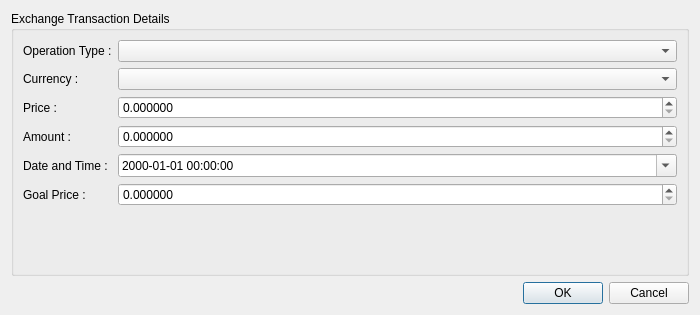
<?xml version="1.0" encoding="UTF-8"?>
<ui version="4.0">
 <class>ExchangeDialog</class>
 <widget class="QDialog" name="ExchangeDialog">
  <property name="geometry">
   <rect>
    <x>0</x>
    <y>0</y>
    <width>700</width>
    <height>315</height>
   </rect>
  </property>
  <property name="minimumSize">
   <size>
    <width>700</width>
    <height>0</height>
   </size>
  </property>
  <property name="windowTitle">
   <string>Dialog</string>
  </property>
  <layout class="QVBoxLayout" name="verticalLayout_2">
   <item>
    <widget class="QGroupBox" name="gbExchangeTransactionDetails">
     <property name="title">
      <string>Exchange Transaction Details</string>
     </property>
     <layout class="QFormLayout" name="formLayout">
      <item row="1" column="0">
       <widget class="QLabel" name="lblCurrency">
        <property name="text">
         <string>Currency :</string>
        </property>
       </widget>
      </item>
      <item row="1" column="1">
       <widget class="QComboBox" name="cbCurrency"/>
      </item>
      <item row="3" column="0">
       <widget class="QLabel" name="lblPrice">
        <property name="text">
         <string>Price :</string>
        </property>
       </widget>
      </item>
      <item row="3" column="1">
       <widget class="QDoubleSpinBox" name="dsbPrice">
        <property name="decimals">
         <number>6</number>
        </property>
        <property name="maximum">
         <double>1000000000.000000000000000</double>
        </property>
       </widget>
      </item>
      <item row="4" column="0">
       <widget class="QLabel" name="lblAmount">
        <property name="text">
         <string>Amount :</string>
        </property>
       </widget>
      </item>
      <item row="4" column="1">
       <widget class="QDoubleSpinBox" name="dsbAmount">
        <property name="decimals">
         <number>6</number>
        </property>
        <property name="maximum">
         <double>10000000.000000000000000</double>
        </property>
       </widget>
      </item>
      <item row="5" column="0">
       <widget class="QLabel" name="lblDateTime">
        <property name="text">
         <string>Date and Time :</string>
        </property>
       </widget>
      </item>
      <item row="5" column="1">
       <widget class="QDateTimeEdit" name="dteDateTime">
        <property name="maximumDate">
         <date>
          <year>2250</year>
          <month>12</month>
          <day>31</day>
         </date>
        </property>
        <property name="minimumDate">
         <date>
          <year>2000</year>
          <month>1</month>
          <day>1</day>
         </date>
        </property>
        <property name="displayFormat">
         <string>yyyy-MM-dd hh:mm:ss</string>
        </property>
        <property name="calendarPopup">
         <bool>true</bool>
        </property>
       </widget>
      </item>
      <item row="6" column="0">
       <widget class="QLabel" name="lblGoalPrice">
        <property name="text">
         <string>Goal Price :</string>
        </property>
       </widget>
      </item>
      <item row="6" column="1">
       <widget class="QDoubleSpinBox" name="dsbGoalPrice">
        <property name="decimals">
         <number>6</number>
        </property>
        <property name="maximum">
         <double>1000000000.000000000000000</double>
        </property>
       </widget>
      </item>
      <item row="0" column="0">
       <widget class="QLabel" name="lblOperationType">
        <property name="text">
         <string>Operation Type :</string>
        </property>
       </widget>
      </item>
      <item row="0" column="1">
       <widget class="QComboBox" name="cbOperationType"/>
      </item>
     </layout>
    </widget>
   </item>
   <item>
    <widget class="QDialogButtonBox" name="bbTransactionApproval">
     <property name="orientation">
      <enum>Qt::Horizontal</enum>
     </property>
     <property name="standardButtons">
      <set>QDialogButtonBox::Cancel|QDialogButtonBox::Ok</set>
     </property>
    </widget>
   </item>
   <item>
    <layout class="QVBoxLayout" name="vlStatusBar"/>
   </item>
  </layout>
 </widget>
 <tabstops>
  <tabstop>cbOperationType</tabstop>
  <tabstop>cbCurrency</tabstop>
  <tabstop>dsbPrice</tabstop>
  <tabstop>dsbAmount</tabstop>
  <tabstop>dteDateTime</tabstop>
  <tabstop>dsbGoalPrice</tabstop>
 </tabstops>
 <resources/>
 <connections>
  <connection>
   <sender>bbTransactionApproval</sender>
   <signal>accepted()</signal>
   <receiver>ExchangeDialog</receiver>
   <slot>accept()</slot>
   <hints>
    <hint type="sourcelabel">
     <x>227</x>
     <y>278</y>
    </hint>
    <hint type="destinationlabel">
     <x>157</x>
     <y>274</y>
    </hint>
   </hints>
  </connection>
  <connection>
   <sender>bbTransactionApproval</sender>
   <signal>rejected()</signal>
   <receiver>ExchangeDialog</receiver>
   <slot>reject()</slot>
   <hints>
    <hint type="sourcelabel">
     <x>295</x>
     <y>284</y>
    </hint>
    <hint type="destinationlabel">
     <x>286</x>
     <y>274</y>
    </hint>
   </hints>
  </connection>
 </connections>
</ui>
